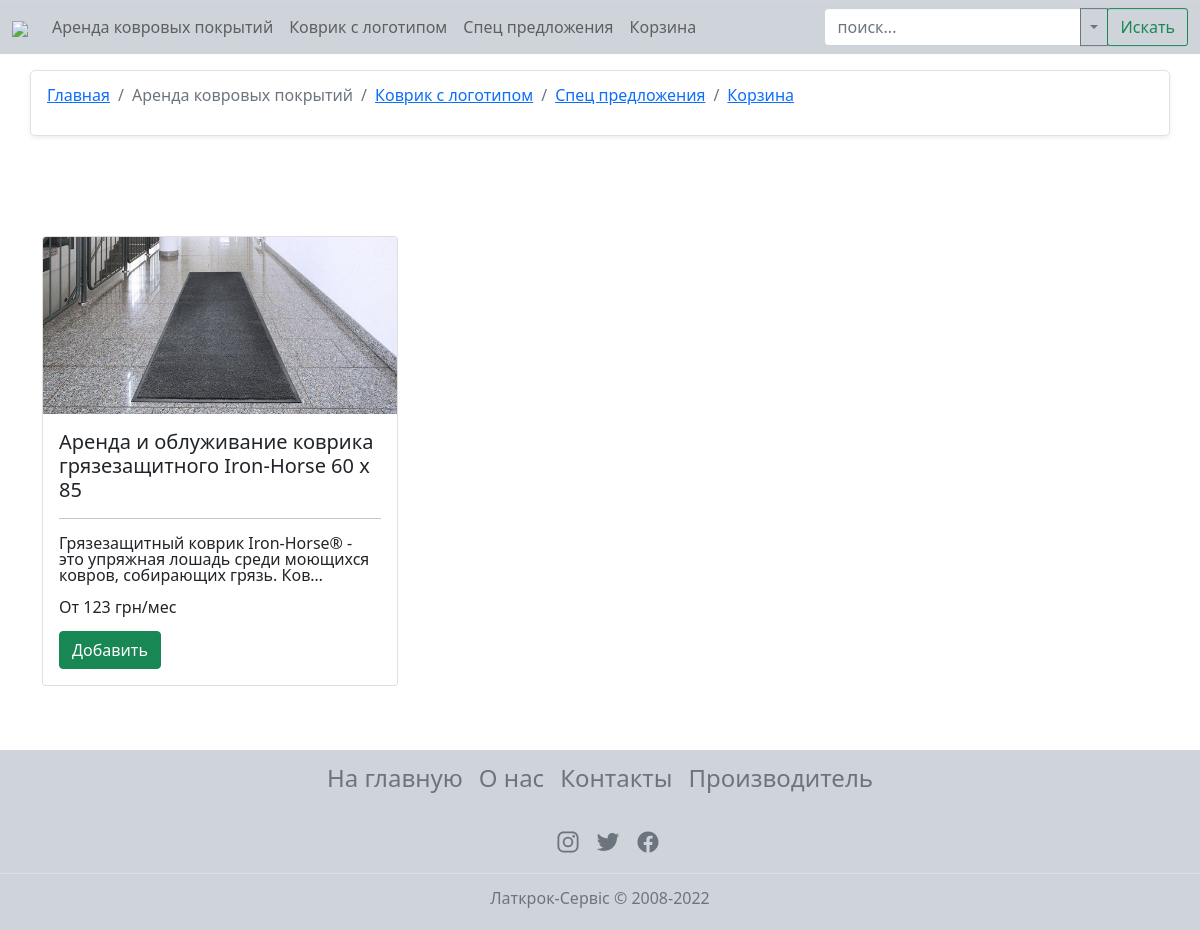
The page /order/ on the database its author committed.
### main/models.py (models this page shows, shortened)
class Order(models.Model):
    title = models.CharField(_('Название'), max_length=75, db_index=True)
    slug = models.SlugField('URL', max_length=255, unique=True, db_index=True)
    description = models.TextField('Описание', db_index=True)
    img_1 = models.ImageField(_('Картинка'), upload_to='photo')
    img_2 = models.ImageField(_('Доп картинка'), upload_to='photo')
    img_3 = models.ImageField(_('Доп картинка'), upload_to='photo')
    prise_1 = models.IntegerField(_('Цена 1 раза в месяц'))
    prise_2 = models.IntegerField(_('Цена 2 раз в месяц'))
    prise_3 = models.IntegerField(_('Цена 1 раза в неделю'))
    prise_4 = models.IntegerField(_('Цена 2 раз в неделю'))
    prise_5 = models.IntegerField(_('Цена 3 раз в неделю'))
    prise_6 = models.IntegerField(_('Цена 4 раз в неделю'))
    prise_7 = models.IntegerField(_('Цена 5 раз в неделю'))
    prise_8 = models.IntegerField(_('Цена 6 раз в неделю'))
    prise_9 = models.IntegerField(_('Цена каждого дня(в Сб) - доп ковер'))
    status = models.BooleanField(_('Доступность'), default=True)
    class Meta:
        verbose_name = _('Аренда ковровых покрытий')
        verbose_name_plural = _('Аренда ковровых покрытий')
    def get_absolute_url(self):
        return reverse('order_product', kwargs={'order_slug': self.slug})

### main/views.py (the view)
# urls.py: path('order/', LatkrokOrder.as_view(), name='order'),
class LatkrokOrder(ListView):
    model = Order
    template_name = 'main/order.html'
    context_object_name = 'orders'

### main/templates/main/order.html (shortened to what this page needs)
{% extends 'main/base.html' %}
{% load static %}
{% block link %}
<link rel="stylesheet" type="text/css" href="{% static 'main/css/order_style.css' %}">
{% endblock %}
{% block content %}
<div class="container p-3 rounded-3 border shadow-sm mt-3">
	<nav aria-label="breadcrumb" style="background: none;">
		<ol class="breadcrumb">
			<li class="breadcrumb-item"><a href="{% url 'index' %}">Главная</a></li>
			<li class="breadcrumb-item active" aria-current="page">Аренда ковровых покрытий</li>
			<li class="breadcrumb-item"><a href="{% url 'logo' %}">Коврик с логотипом</a></li>
			<li class="breadcrumb-item"><a href="{% url 'special' %}">Спец предложения</a></li>
			<li class="breadcrumb-item"><a href="{% url 'basket' %}">Корзина</a></li>
		</ol>
	</nav>
</div>
<div class="container">
	<div class="row">
		{% if orders %}
			{% for i in orders %}
				<div class="col-sm-4 mb-3">
					<div class="card">
						<img src="{{ i.img_1.url }}" class="card-img-top" style="max-height: 300px;">
						<div class="card-body">
							<h5 class="card-title">{{ i.title }}</h5>
							<hr>
							<p class="card-text">{{ i.description|truncatechars:100 }}</p>
							<div class="d-flex pb-3"><p  class="card-text">От {{ i.prise_1 }} грн/мес</p></div>
							<a class="btn btn-success" href="{{ i.get_absolute_url }}">Добавить</a>
						</div>
					</div>
				</div>
			{% endfor %}
		{% else %}
			<div class="alert alert-warning shadow-lg text-center" role="alert">
				<p class="fs-3">Сейчас нет товаров</p>
			</div>
		{% endif %}
	</div>
</div>
{% endblock %}

### main/static/main/css/base.css (style rules this page uses)
html, body { height: 100%; line-height: 1; }

### main/static/main/css/order_style.css (style rules this page uses)
.container { justify-content: center; margin-top: 100px; }

### rows shown on the page
Order: img_1 (picture), title "Аренда и облуживание коврика грязезащитного Iron-Horse 60 х 85", description "Грязезащитный коврик Iron-Horse® - это упряжная лошадь среди моющихся ковров, собирающих грязь. Ков…", prise_1 "123"
